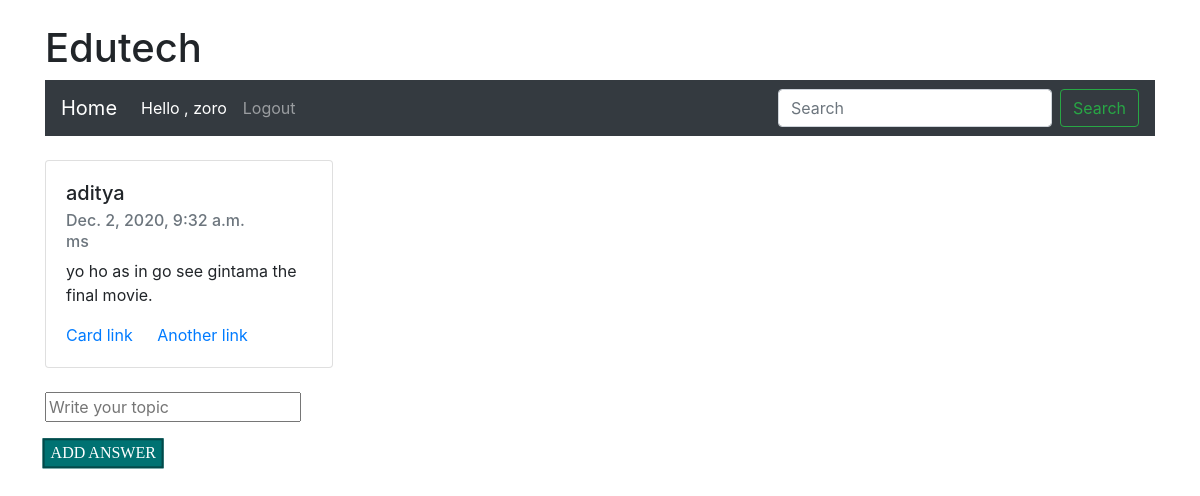
/post/3/ (signed in), run on an earlier commit of the app's database.
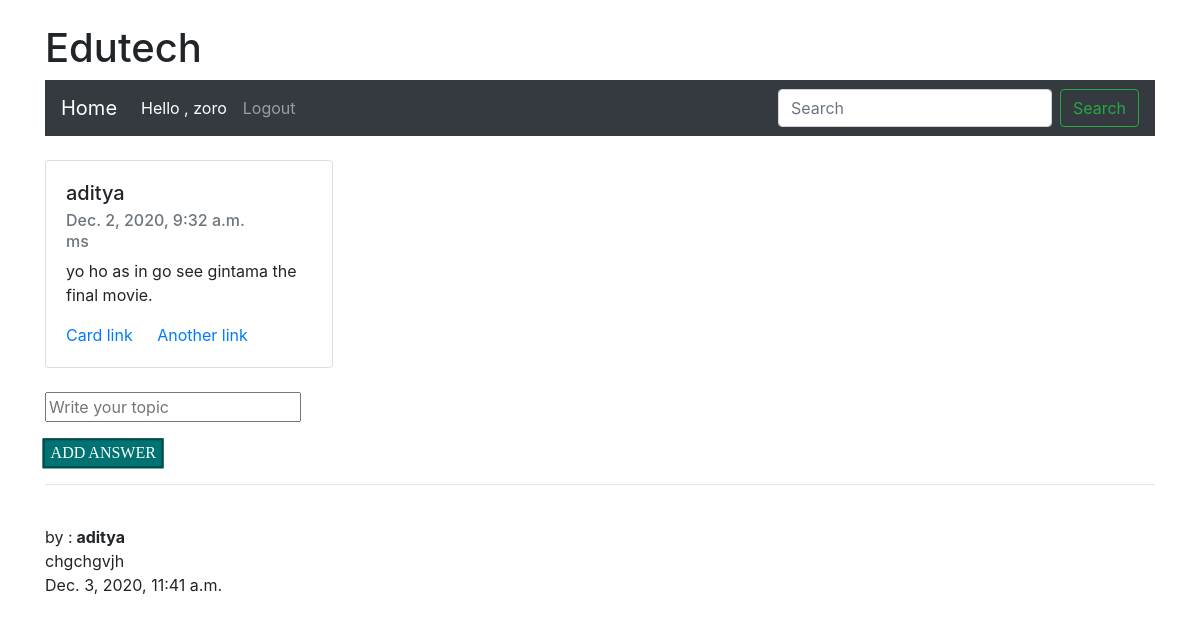
And on a later commit of the database.
### edutech/models.py (models this page shows, shortened)
class Question_Asked(models.Model):
    user = models.ForeignKey(User, on_delete=models.CASCADE , null= True  )
    content = models.TextField()
    message = models.TextField( null= True)
    pub_date = models.DateTimeField(auto_now=False, auto_now_add=True, null=True)

class Answer_model(models.Model):
    chat = models.ForeignKey(Question_Asked ,related_name="answers", on_delete= models.CASCADE)
    answer = models.TextField(null=True, blank=True)
    user = models.ForeignKey(User, on_delete=models.CASCADE , null= True  )
    pub_date = models.DateTimeField(auto_now=False, auto_now_add=True, null=True)

### edutech/views.py (the view)
# urls.py: path("post/<int:pk>/", views.answer_post, name='answer_post'),
def answer_post(request, pk) :
    form = Answer_Form()
    question = Question_Asked.objects.get(id= pk)
    username = request.GET.get('username')
    ans = question.answers.all()
    form.instance.user = request.user
    if request.method == 'POST':
        form = Answer_Form(request.POST, request.FILES)
    if form.is_valid():
        obj = form.save(commit=False)
        obj.user = request.user or None
        obj.chat = Question_Asked.objects.get(id= pk) or None
        obj.save()
        form=Answer_Form()
    context = {'question': question ,
               'ans': ans[::-1] ,
               'form':form ,
               }
    return render(request, 'edutech/post_answer.html' ,context)

### edutech/forms.py
class Answer_Form(ModelForm) :
    answer  =  forms.CharField(label='', widget=forms.TextInput(attrs={"placeholder": "Write your topic "}))
    class Meta:
        model = Answer_model
        fields = [
            'answer' ,
 ]

### templates/edutech/post_answer.html (shortened to what this page needs)
{% extends 'edutech/base.html'%}
{% block content %}
 <br>
<div class="card" style="width: 18rem;">
  <div class="card-body">
    <h5 class="card-title">{{question.content}}</h5>
    <h6 class="card-subtitle mb-2 text-muted">{{question.pub_date}}</h6>
    <h6 class="card-subtitle mb-2 text-muted">{{question.user}}</h6>
    <p class="card-text"> {{question.message}}.</p>
    <a href="#" class="card-link">Card link</a>
    <a href="#" class="card-link">Another link</a>
  </div>
</div>
<br>
<div class="form-group">
    <form action="" method = "POST">
        {{ form.as_p }}
        <p> <button class="button"><span>Add Answer </span></button> </p>
    </form>
    </div>
 {% for ans in ans %}
        <hr>
        <br>
           by :<strong>
               {{ ans.user.username }} <br>
           </strong>
           {{ ans.answer }} <br>
           {{ ans.pub_date }}
                   {% endfor %}
      </div>
{% endblock content %}

### templates/edutech/base.html (shortened to what this page needs)
{% load static %}
<!DOCTYPE html>
<html lang="en">
<head>
    <link rel="stylesheet" href="https://cdn.jsdelivr.net/npm/bootstrap@4.5.3/dist/css/bootstrap.min.css">
    <link rel="stylesheet" href="{% static 'styles/styles4.css' %} ">
</head>
<body>
 <div class="container nav-wrapper">
     <br>
<h1> Edutech </h1>
{% if user.is_authenticated %}
    <nav class="navbar navbar-expand-lg navbar navbar-dark bg-dark">
      <a class="navbar-brand" href="/">Home</a>
      <div class="collapse navbar-collapse" id="navbarSupportedContent">
        <ul class="navbar-nav mr-auto">
          <li class="nav-item active">
            <a class="nav-link" href="#">Hello , {{ user.first_name }} </a>
          </li>
          <li class="nav-item">
            <a class="nav-link" href="/accounts/logout/">Logout</a>
          </li>
        </ul>
        <form class="form-inline my-2 my-lg-0">
          <input class="form-control mr-sm-2" type="search" placeholder="Search" aria-label="Search">
          <button class="btn btn-outline-success my-2 my-sm-0" type="submit">Search</button>
        </form>
      </div>
    </nav>
{% endif %}
{% block content %}
{% endblock content %}
</body>
</html>

### static/styles/styles4.css (style rules this page uses)
.button { -webkit-transform: translate(-2%, 1%); color: #ffffff; background: rgb(0, 114, 114); display: inline-block; font-family: Montserrat; text-transform: uppercase; border: 2px solid rgb(3, 73, 73); }
.button::before { content: ""; display: inline-block; position: absolute; top: 0; left: 0; right: 100%; bottom: 0; background: #f7f7f7; -webkit-transition: 0.3s 0.2s cubic-bezier(0.1, 0, 0.1, 1), left 0.3s cubic-bezier(0.1, 0, 0.1, 1); transition: 0.3s 0.2s cubic-bezier(0.1, 0, 0.1, 1), left 0.3s cubic-bezier(0.1, 0, 0.1, 1); z-index: -1; }
.button::after { content: ""; display: inline-block; background-image: url("https://image.flaticon.com/icons/png/128/109/109617.png"); position: absolute; top: 0; left: calc(100% - 3em); right: 3em; bottom: 0; background-size: 1.5em; background-repeat: no-repeat; background-position: center; -webkit-transition: right 0.3s cubic-bezier(0.1, 0, 0.1, 1); transition: right 0.3s cubic-bezier(0.1, 0, 0.1, 1); }

What changed in the data, as far as the page shows it:
added Answer_model: user.username "aditya", answer "chgchgvjh", pub_date "Dec. 3, 2020, 11:41 a.m."
